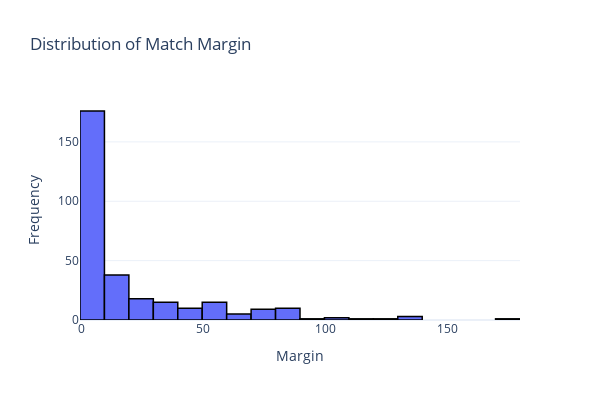
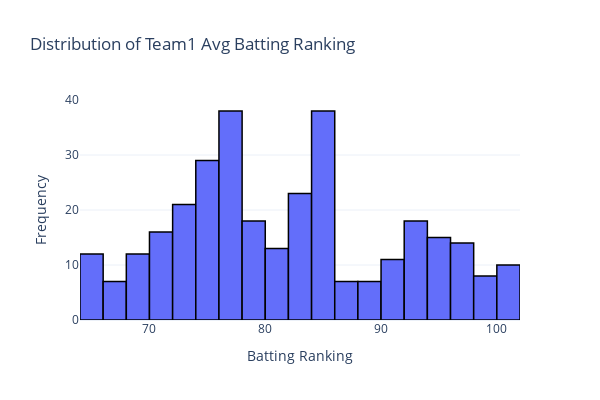

Source (notebook cell) for these figures, in order:
### Markdown cell above
### Visualizations

### Code cell
# Bar Plot 1: Distribution of Match Margin
fig_margin = px.histogram(
    wc_final_data_df, 
    x='Margin', 
    nbins=20, 
    title='Distribution of Match Margin',
    labels={'Margin': 'Margin', 'count': 'Frequency'},
    template='plotly_white'
)
fig_margin.update_traces(marker_line_color='black', marker_line_width=1.5)
fig_margin.update_layout(
    xaxis_title='Margin',
    yaxis_title='Frequency',
    width=600,  
    height=400
)
# Display the first plot
fig_margin.show()

# Bar Plot 2: Distribution of Team1 Avg Batting Ranking 
fig_batting_ranking = px.histogram(
    wc_final_data_df, 
    x='Team1 Avg Batting Ranking', 
    nbins=20, 
    title='Distribution of Team1 Avg Batting Ranking',
    labels={'Team1 Avg Batting Ranking': 'Batting Ranking', 'count': 'Frequency'},
    template='plotly_white'
)
fig_batting_ranking.update_traces(marker_line_color='black', marker_line_width=1.5)
fig_batting_ranking.update_layout(
    xaxis_title='Batting Ranking',
    yaxis_title='Frequency',
    width=600,  
    height=400
)
# Display the second plot
fig_batting_ranking.show()

### Figure 1 — Plotly figure (JSON) as saved in the notebook; plotly's stock layout.template omitted (floating-point values rounded to 4 significant figures; data arrays with more than 128 entries replaced by an {"elided": "..."} marker saying what was removed)
{"data": [{"alignmentgroup": "True", "bingroup": "x", "hovertemplate": "Margin=%{x}<br>count=%{y}<extra></extra>", "legendgroup": "", "marker": {"color": "#636efa", "line": {"color": "black", "width": 1.5}, "pattern": {"shape": ""}}, "name": "", "nbinsx": 20, "offsetgroup": "", "orientation": "v", "showlegend": false, "type": "histogram", "x": {"elided": "317 int values"}, "xaxis": "x", "yaxis": "y"}], "layout": {"barmode": "relative", "height": 400, "legend": {"tracegroupgap": 0}, "title": {"text": "Distribution of Match Margin"}, "width": 600, "xaxis": {"anchor": "y", "autorange": true, "domain": [0, 1], "range": [-0.5, 179.5], "title": {"text": "Margin"}, "type": "linear"}, "yaxis": {"anchor": "x", "autorange": true, "domain": [0, 1], "range": [0, 185.3], "title": {"text": "Frequency"}}}}

### Figure 2 — Plotly figure (JSON) as saved in the notebook; plotly's stock layout.template omitted (floating-point values rounded to 4 significant figures; data arrays with more than 128 entries replaced by an {"elided": "..."} marker saying what was removed)
{"data": [{"alignmentgroup": "True", "bingroup": "x", "hovertemplate": "Batting Ranking=%{x}<br>count=%{y}<extra></extra>", "legendgroup": "", "marker": {"color": "#636efa", "line": {"color": "black", "width": 1.5}, "pattern": {"shape": ""}}, "name": "", "nbinsx": 20, "offsetgroup": "", "orientation": "v", "showlegend": false, "type": "histogram", "x": {"elided": "317 float values"}, "xaxis": "x", "yaxis": "y"}], "layout": {"barmode": "relative", "height": 400, "legend": {"tracegroupgap": 0}, "title": {"text": "Distribution of Team1 Avg Batting Ranking"}, "width": 600, "xaxis": {"anchor": "y", "autorange": true, "domain": [0, 1], "range": [64, 102], "title": {"text": "Batting Ranking"}, "type": "linear"}, "yaxis": {"anchor": "x", "autorange": true, "domain": [0, 1], "range": [0, 40], "title": {"text": "Frequency"}}}}
